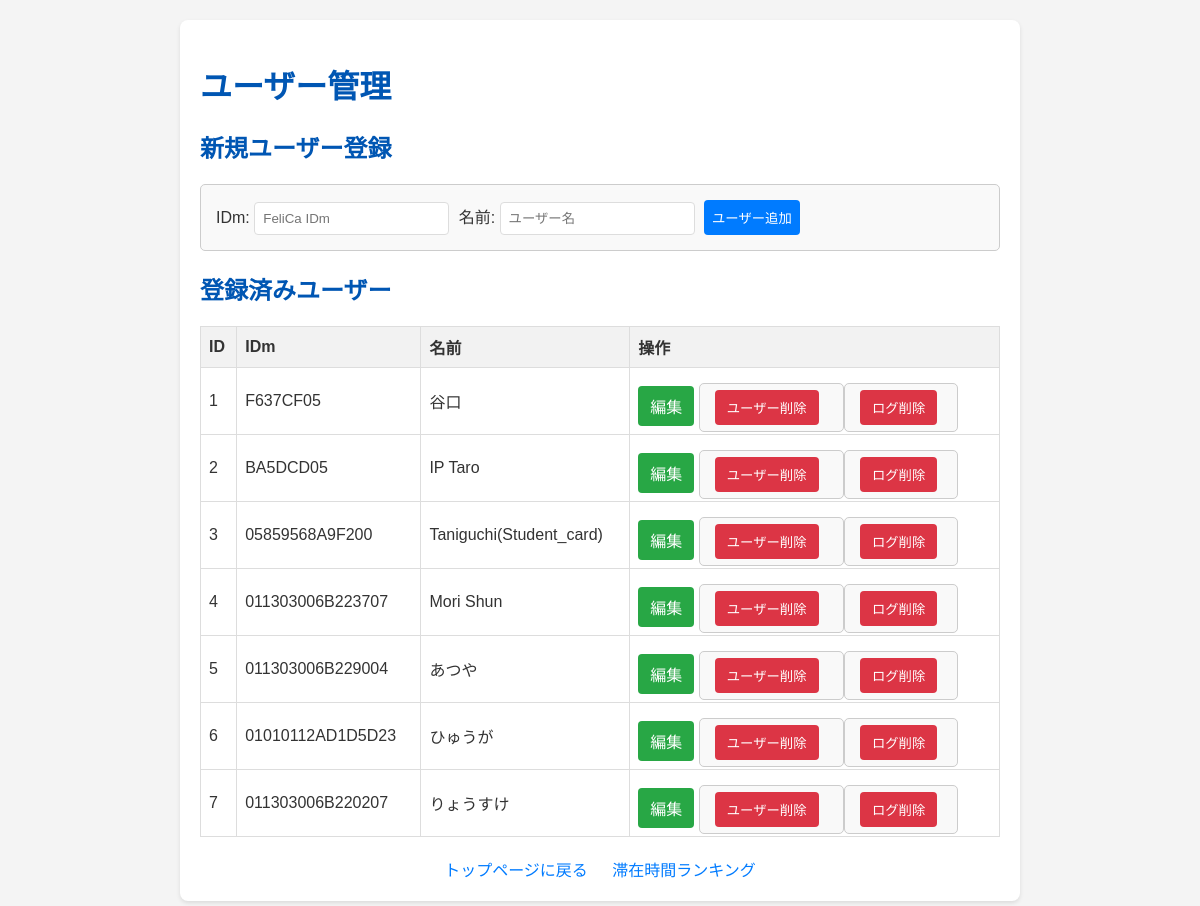
Screenshot of /users with the database file from the repository.
### app.py (models this page shows, shortened)
class User(db.Model):
    id = db.Column(db.Integer, primary_key=True)
    idm = db.Column(db.String(160), unique=True, nullable=False)
    name = db.Column(db.String(80), nullable=False)

### app.py (the view, shortened to what this page needs)
@app.route('/users', methods=['GET', 'POST'])
def manage_users():
    users = User.query.all()
    return render_template('users.html', users=users)

### templates/users.html (shortened to what this page needs)
<!DOCTYPE html>
<html lang="ja">
<head>
</head>
<body>
    <div class="container">
        <h1>ユーザー管理</h1>
        <h2>新規ユーザー登録</h2>
        <form method="POST" action="{{ url_for('manage_users') }}">
            <label for="idm">IDm:</label>
            <input type="text" id="idm" name="idm" placeholder="FeliCa IDm" required>
            <label for="name">名前:</label>
            <input type="text" id="name" name="name" placeholder="ユーザー名" required>
            <input type="submit" value="ユーザー追加">
        </form>
        <h2>登録済みユーザー</h2>
        {% if users %}
            <table>
                <thead>
                    <tr>
                        <th>ID</th>
                        <th>IDm</th>
                        <th>名前</th>
                        <th>操作</th>
                    </tr>
                </thead>
                <tbody>
                    {% for user in users %}
                        <tr>
                            <td>{{ user.id }}</td>
                            <td>{{ user.idm }}</td>
                            <td>{{ user.name }}</td>
                            <td>
                                <div class="button-group">
                                    <a href="{{ url_for('edit_user', user_id=user.id) }}" class="edit-button">編集</a>
                                    <form id="deleteUserForm-{{ user.id }}" method="POST" action="{{ url_for('manage_users') }}" style="display:inline;">
                                        <button type="button" onclick="confirmAndDeleteUser('{{ user.id }}', '{{ user.name }}');">ユーザー削除</button>
                                    </form>
                                    <form id="clearLogsForm-{{ user.id }}" method="POST" action="{{ url_for('clear_user_logs', user_id=user.id) }}" style="display:inline;">
                                        <button type="button" class="clear-logs-button" onclick="confirmAndClearLogs('{{ user.id }}', '{{ user.name }}');">ログ削除</button>
                                    </form>
                                </div>
                            </td>
                        </tr>
                    {% endfor %}
                </tbody>
            </table>
        {% else %}
            <p>登録されているユーザーはいません。</p>
        {% endif %}
        <div class="nav-link">
            <a href="{{ url_for('index') }}">トップページに戻る</a>
            <a href="{{ url_for('show_ranking') }}">滞在時間ランキング</a>
        </div>
    </div>
</body>
</html>

### templates/users.html (style rules this page uses)
body { font-family: Arial, sans-serif; margin: 20px; background-color: #f4f4f4; color: #333; }
h1, h2 { color: #0056b3; }
.container { max-width: 800px; margin: auto; background: #fff; padding: 20px; border-radius: 8px; box-shadow: 0 2px 4px rgba(0,0,0,0.1); }
table { width: 100%; border-collapse: collapse; margin-top: 20px; }
th, td { border: 1px solid #ddd; padding: 8px; text-align: left; }
th { background-color: #f2f2f2; }
form { margin-top: 20px; padding: 15px; border: 1px solid #ccc; border-radius: 5px; background-color: #f9f9f9; }
form input[type="text"], form input[type="submit"] { padding: 8px; margin-right: 5px; border-radius: 4px; border: 1px solid #ddd; }
form input[type="submit"] { background-color: #007bff; color: white; cursor: pointer; border: none; }
.button-group { margin-top: 10px; }
.button-group button { background-color: #dc3545; color: white; padding: 8px 12px; border: none; border-radius: 4px; cursor: pointer; margin-right: 5px; }
.edit-button { background-color: #28a745; color: white; padding: 8px 12px; border: none; border-radius: 4px; cursor: pointer; text-decoration: none; display: inline-block; }
.clear-logs-button { background-color: #ffc107; color: #333; padding: 8px 12px; border: none; border-radius: 4px; cursor: pointer; margin-right: 5px; }
.back-link, .nav-link { display: block; margin-top: 20px; text-align: center; }
.back-link a, .nav-link a { color: #007bff; text-decoration: none; margin: 0 10px; }

### rows the page displays
User: id "1", idm "F637CF05", name "谷口"
User: id "2", idm "BA5DCD05", name "IP Taro"
User: id "3", idm "05859568A9F200", name "Taniguchi(Student_card)"
User: id "4", idm "011303006B223707", name "Mori Shun"
User: id "5", idm "011303006B229004", name "あつや"
User: id "6", idm "01010112AD1D5D23", name "ひゅうが"
User: id "7", idm "011303006B220207", name "りょうすけ"
